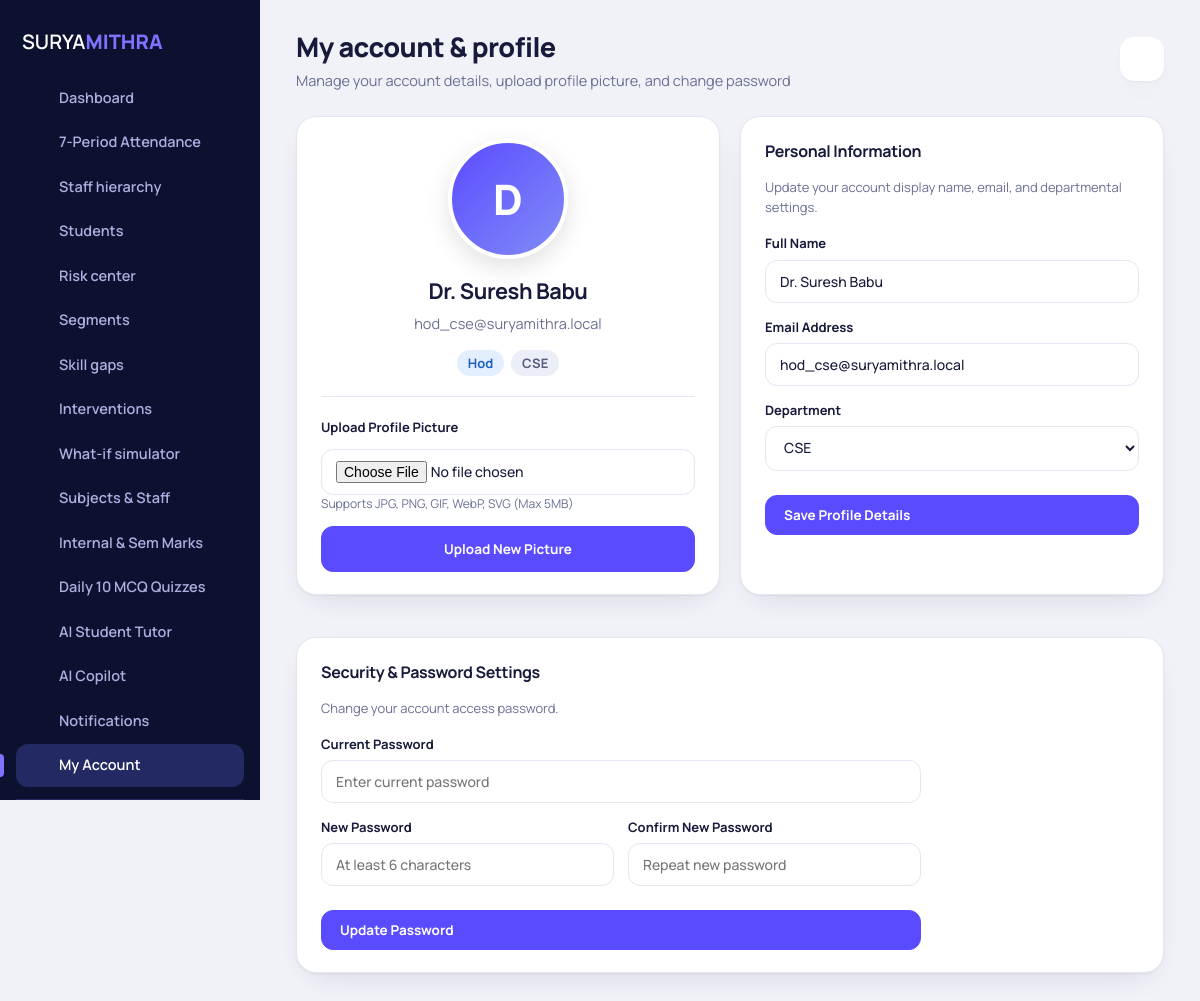
/profile.php (signed in), run on the app's committed database.
### tables this page shows
CREATE TABLE users (
  id INT PRIMARY KEY AUTO_INCREMENT,
  name VARCHAR(120) NOT NULL,
  email VARCHAR(150) UNIQUE NOT NULL,
  password_hash VARCHAR(255) NOT NULL,
  role VARCHAR(20) NOT NULL,
  department VARCHAR(60) NULL,
  added_by INT NULL,
  firebase_uid VARCHAR(128) NULL,
  avatar VARCHAR(255) NULL,
  is_active TINYINT(1) DEFAULT 1,
  last_login DATETIME NULL,
  created_at TIMESTAMP DEFAULT CURRENT_TIMESTAMP,
  FOREIGN KEY (added_by) REFERENCES users(id) ON DELETE SET NULL
);

### includes/functions.php (called while the page is built, shortened)
<?php
function db(): PDO {
    static $pdo = null;
    if ($pdo === null) {
        try {
            $pdo = new PDO('mysql:host=' . DB_HOST . ';dbname=' . DB_NAME . ';charset=utf8mb4', DB_USER, DB_PASS, [
                PDO::ATTR_ERRMODE => PDO::ERRMODE_EXCEPTION,
                PDO::ATTR_DEFAULT_FETCH_MODE => PDO::FETCH_ASSOC,
            ]);
            $hasUsers = false;
            try {
                $uCount = (int)$pdo->query("SELECT COUNT(*) FROM users")->fetchColumn();
                $hasUsers = ($uCount > 0);
            } catch (Exception $e) {
                $hasUsers = false;
            }
            if (!$hasUsers) {
                auto_seed_database($pdo);
            } else {
                foreach ($alters as $q) {
                    try { $pdo->exec($q); } catch (Exception $ex) {}
                }
            }
        } catch (PDOException $ex) {
            die('<div style="font-family:sans-serif;padding:40px;background:#f8d7da;color:#721c24;border-radius:12px;margin:40px auto;max-width:600px">
                <h2>Database Connection Failed</h2>
                <p>Could not connect to MySQL server at <code>' . e(DB_HOST) . '</code>.</p>
                <p>Please make sure your MySQL database credentials and server are running.</p>
                <p><small>Error detail: ' . e($ex->getMessage()) . '</small></p>
            </div>');
        }
    }
    return $pdo;
}
function e($s): string { return htmlspecialchars((string)$s, ENT_QUOTES, 'UTF-8'); }
function current_user(): ?array {
    static $cachedUser = null;
    if ($cachedUser === null) {
        try {
            $st = db()->prepare("SELECT id, name, email, role, department, avatar FROM users WHERE id=?");
            $st->execute([$_SESSION['user']['id']]);
            $fetched = $st->fetch();
            if ($fetched) {
                $cachedUser = $fetched;
            } else {
                $cachedUser = $_SESSION['user'];
            }
        } catch (Exception $e) {
            $cachedUser = $_SESSION['user'];
        }
    }
    return $cachedUser;
}
function require_login(): array {
    $u = current_user();
    return $u;
}
function unread_count(): int {
    $u = current_user(); if (!$u) return 0;
    $st = db()->prepare('SELECT COUNT(*) FROM notifications WHERE user_id=? AND is_read=0');
    $st->execute([$u['id']]);
    return (int)$st->fetchColumn();
}
function load_departments(): array {
    $pdo = db();
    try {
        $defaults = [
            ['name' => 'Aeronautical Engineering', 'code' => 'AERO'],
            ['name' => 'Agricultural Engineering', 'code' => 'AGRI'],
            ['name' => 'Artificial Intelligence and Data Science', 'code' => 'AIDS'],
            ['name' => 'Biomedical Engineering', 'code' => 'BME'],
            ['name' => 'Biotechnology', 'code' => 'BT'],
            ['name' => 'Chemical Engineering', 'code' => 'CHEM'],
            ['name' => 'Civil Engineering', 'code' => 'CIVIL'],
            ['name' => 'Computer Science and Engineering', 'code' => 'CSE'],
            ['name' => 'CSE - Artificial Intelligence and Machine Learning', 'code' => 'AIML'],
            ['name' => 'CSE - Internet of Things', 'code' => 'IOT'],
            ['name' => 'Cyber Security', 'code' => 'CYBER'],
            ['name' => 'Electrical and Electronics Engineering', 'code' => 'EEE'],
            ['name' => 'Electronics and Communication Engineering', 'code' => 'ECE'],
            ['name' => 'Food Technology', 'code' => 'FT'],
            ['name' => 'Information Technology', 'code' => 'IT'],
            ['name' => 'Mechanical Engineering', 'code' => 'MECH'],
            ['name' => 'Mechatronics Engineering', 'code' => 'MCT'],
            ['name' => 'Pharmaceutical Technology', 'code' => 'PT'],
            ['name' => 'Robotics and Automation', 'code' => 'RA']
        ];
        foreach ($defaults as $d) {
            $pdo->prepare("INSERT IGNORE INTO departments (name, code) VALUES (?, ?)")->execute([$d['name'], $d['code']]);
        }
        $depts = $pdo->query("SELECT code FROM departments ORDER BY code")->fetchAll(PDO::FETCH_COLUMN);
        return !empty($depts) ? $depts : ['AERO', 'AGRI', 'AIDS', 'AIML', 'BME', 'BT', 'CHEM', 'CIVIL', 'CSE', 'CYBER', 'ECE', 'EEE', 'FT', 'IOT', 'IT', 'MCT', 'MECH', 'PT', 'RA'];
    } catch (Exception $ex) {
        return ['AERO', 'AGRI', 'AIDS', 'AIML', 'BME', 'BT', 'CHEM', 'CIVIL', 'CSE', 'CYBER', 'ECE', 'EEE', 'FT', 'IOT', 'IT', 'MCT', 'MECH', 'PT', 'RA'];
    }
}

### profile.php (the view, shortened to what this page needs)
<?php
require_once __DIR__ . '/includes/functions.php';
$u = require_login();
$departments = load_departments();
include __DIR__ . '/includes/header.php';
?>
<div class="grid g2">
  <div class="card" style="text-align:center;">
    <div style="margin: 0 auto 16px; width: 120px; height: 120px; position: relative;">
      <?php if (!empty($u['avatar']) && file_exists(__DIR__ . '/' . $u['avatar'])): ?>
        <img src="<?= url(e($u['avatar'])) ?>" alt="<?= e($u['name']) ?>" style="width:120px; height:120px; border-radius:50%; object-fit:cover; border: 4px solid var(--primary); box-shadow:0 8px 24px rgba(0,0,0,0.12);">
      <?php else: ?>
        <div style="width:120px; height:120px; border-radius:50%; background:linear-gradient(135deg, var(--primary), #818cf8); color:#fff; display:flex; align-items:center; justify-content:center; font-size:42px; font-weight:800; border:4px solid #fff; box-shadow:0 8px 24px rgba(0,0,0,0.12);">
          <?= e(strtoupper(substr($u['name'], 0, 1))) ?>
        </div>
      <?php endif; ?>
    </div>
    <h2 style="margin-bottom:4px"><?= e($u['name']) ?></h2>
    <p class="muted" style="margin-top:0"><?= e($u['email']) ?></p>
    <div style="margin-bottom:16px">
      <span class="pill blue" style="font-size:13px"><?= e(ucfirst($u['role'])) ?></span>
      <span class="pill slate" style="font-size:13px; margin-left:4px"><?= e($u['department'] ?: 'General') ?></span>
    </div>
    <hr style="border:0; border-top:1px solid var(--line); margin:20px 0;">
    <form method="post" enctype="multipart/form-data" style="text-align:left">
      <label><strong>Upload Profile Picture</strong>
        <input type="file" name="avatar_file" accept="image/*" required style="margin-top:6px">
      </label>
      <small class="muted" style="display:block; margin-bottom:12px">Supports JPG, PNG, GIF, WebP, SVG (Max 5MB)</small>
      <button class="btn primary wide">Upload New Picture</button>
    </form>
  </div>
  <div class="card">
    <h3>Personal Information</h3>
    <p class="sub">Update your account display name, email, and departmental settings.</p>
    <form method="post" class="formgrid">
      <label>Full Name
        <input name="name" value="<?= e($_POST['name'] ?? $u['name']) ?>" required placeholder="Your full name">
      </label>
      <label>Email Address
        <input type="email" name="email" value="<?= e($_POST['email'] ?? $u['email']) ?>" required placeholder="you@suryamithra.local">
      </label>
      <label style="grid-column: 1/-1">Department
        <select name="department">
          <?php foreach ($departments as $d): ?>
            <option value="<?= e($d) ?>" <?= ($u['department'] === $d) ? 'selected' : '' ?>><?= e($d) ?></option>
          <?php endforeach; ?>
        </select>
      </label>
      <button class="btn primary" style="grid-column: 1/-1; margin-top:10px">Save Profile Details</button>
    </form>
  </div>
</div>
<div class="card" style="margin-top:20px">
  <h3>Security & Password Settings</h3>
  <p class="sub">Change your account access password.</p>
  <form method="post" class="formgrid" style="max-width:600px">
    <label style="grid-column: 1/-1">Current Password
      <input type="password" name="current_password" required placeholder="Enter current password">
    </label>
    <label>New Password
      <input type="password" name="new_password" required minlength="6" placeholder="At least 6 characters">
    </label>
    <label>Confirm New Password
      <input type="password" name="confirm_password" required minlength="6" placeholder="Repeat new password">
    </label>
    <button class="btn primary" style="grid-column: 1/-1; margin-top:10px">Update Password</button>
  </form>
</div>
<?php include __DIR__ . '/includes/footer.php'; ?>

### assets/css/app.css (style rules this page uses)
:root { --ink:#0d1130; --ink2:#161b45; --ink3:#232a63; --paper:#f1f2f8; --card:#fff; --line:#e4e6f2; --text:#171a3a; --muted:#6a6f94; --primary:#5b4bff; --primary2:#7f72ff; --soft:#ecebff; --red:#e5484d; --amber:#f0a020; --green:#14a96b; --blue:#2f80ed; --violet:#8b5cf6; --slate:#6a6f94; --shadow:0 1px 2px rgba(23,26,58,.05),0 12px 32px -16px rgba(23,26,58,.18); }
* { box-sizing:border-box }
html { scroll-behavior:smooth }
body { margin:0;font-family:Manrope,system-ui,-apple-system,"Segoe UI",sans-serif;background:var(--paper);color:var(--text);font-size:14.5px;line-height:1.55;-webkit-font-smoothing:antialiased }
h1,h2,h3 { margin:0;letter-spacing:-.02em }
.muted { color:var(--muted) }
.grid { display:grid;gap:20px }
.g2 { grid-template-columns:repeat(2,1fr) }
.card { background:var(--card);border-radius:20px;padding:22px 24px;box-shadow:var(--shadow);border:1px solid var(--line);min-width:0 }
.card h3 { font-size:16px;font-weight:700;margin-bottom:4px }
.card .sub { color:var(--muted);font-size:13px;margin-bottom:16px }
.btn { display:inline-flex;align-items:center;gap:8px;border:1px solid var(--line);background:var(--card);color:var(--text);padding:10px 18px;border-radius:12px;font:700 13.5px Manrope,sans-serif;cursor:pointer;transition:transform .12s,box-shadow .12s,background .12s }
.btn.primary { background:var(--primary);border-color:var(--primary);color:#fff }
.btn.wide { width:100%;justify-content:center;padding:13px }
.pill { display:inline-block;padding:3px 11px;border-radius:99px;font-size:12px;font-weight:700;white-space:nowrap }
.pill.blue { background:#e3eeff;color:#1d5fc4 }
.pill.slate { background:#eceef7;color:#555a80 }
label { display:flex;flex-direction:column;gap:6px;font-weight:700;font-size:13px;color:var(--text) }
input,select,textarea { font:500 14px Manrope,sans-serif;padding:11px 14px;border:1px solid var(--line);border-radius:12px;background:#fff;color:var(--text);width:100% }
.formgrid { display:grid;grid-template-columns:repeat(auto-fit,minmax(200px,1fr));gap:14px;align-items:end }

### data on the page
users: name "D", name "Dr. Suresh Babu", email "hod_cse@suryamithra.local", role "Hod", department "CSE"

### other printed values
$label "Dashboard"
$label "7-Period Attendance"
$label "Staff hierarchy"
$label "Students"
$label "Risk center"
$label "Segments"
$label "Skill gaps"
$label "Interventions"
$label "What-if simulator"
$label "Subjects & Staff"
$label "Internal & Sem Marks"
$label "Daily 10 MCQ Quizzes"
$label "AI Student Tutor"
$label "AI Copilot"
$label "Notifications"
